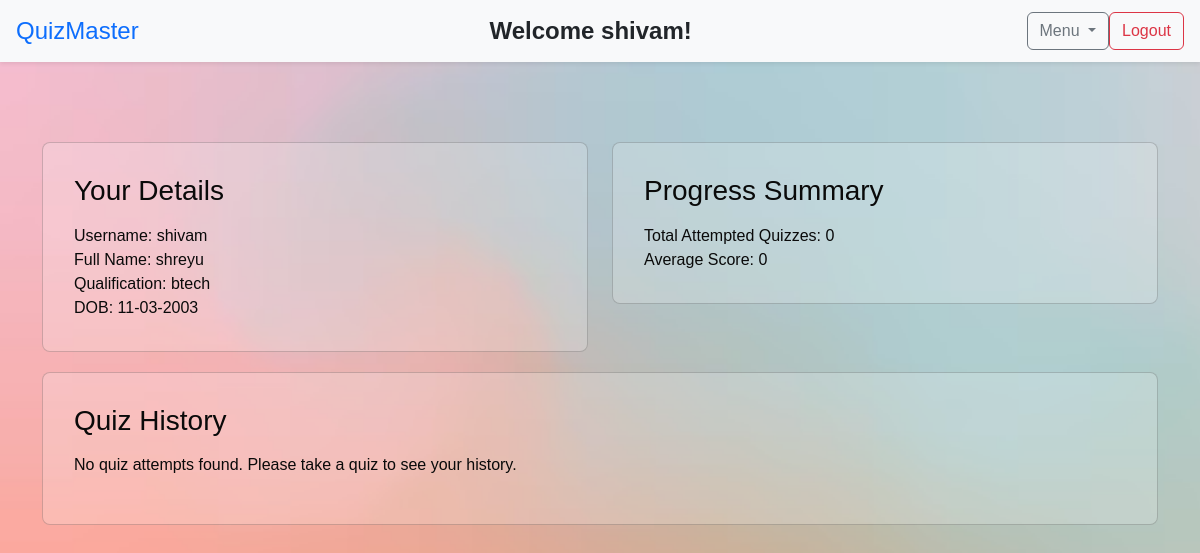
Before: /user_dashboard (signed in) with the older database file.
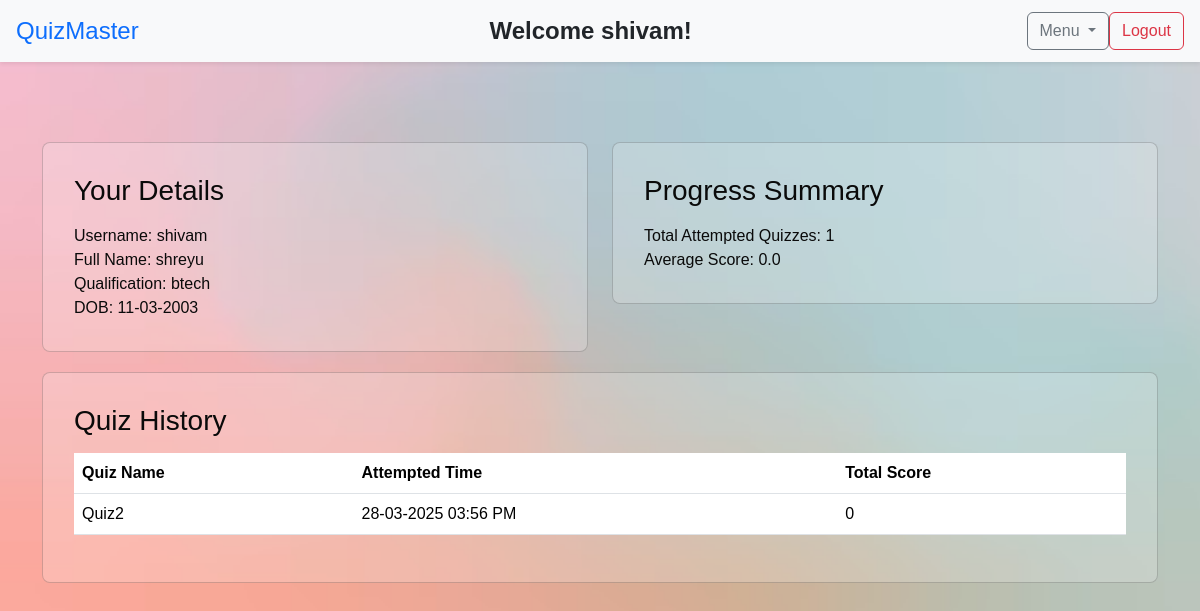
After: the same page with the newer database file.
### models/score.py (models this page shows)
class Score(db.Model):
    id = db.Column(db.Integer, primary_key=True)
    user_id = db.Column(db.Integer, db.ForeignKey('user.id'), nullable=False) #on
    quiz_id = db.Column(db.Integer, db.ForeignKey('quiz.id'), nullable=False)
    time_taken = db.Column(db.Time, nullable=False)
    total_score = db.Column(db.Integer, nullable=False)
    completed = db.Column(db.Boolean, default=False) #whenever user attempts a quiz set to true
    user = db.relationship('User', back_populates='scores')
    quiz = db.relationship('Quiz', back_populates='scores')

### models/quiz.py (models this page shows)
class Quiz(db.Model):
    id = db.Column(db.Integer, primary_key=True)
    quiz_title = db.Column(db.String(100), nullable=False)
    chapter_id = db.Column(db.Integer, db.ForeignKey('chapter.id'), nullable=False)
    date_of_quiz = db.Column(db.Date, nullable=False)
    time_of_quiz = db.Column(db.Time, nullable=False)
    remarks = db.Column(db.String(1000), nullable=False)
    duration = db.Column(db.Integer, nullable=False)
    chapter = db.relationship('Chapter', back_populates='quizzes')
    questions = db.relationship('Question', back_populates='quiz', cascade="all, delete-orphan")
    scores = db.relationship('Score', back_populates='quiz', cascade="all, delete-orphan")

### models/user.py (models this page shows, shortened)
class User(db.Model, UserMixin):
    id = db.Column(db.Integer, primary_key=True)
    username = db.Column(db.String(100), unique=True, nullable=False)
    password = db.Column(db.String(100), nullable=False)
    fullname = db.Column(db.String(100), nullable=False)
    role = db.Column(db.String(50), default='user')
    qualification = db.Column(db.String(100), nullable=False)
    dob = db.Column(db.Date, nullable=False)
    is_active = db.Column(db.Boolean, default=True)  # if user is active or not
    scores = db.relationship('Score', back_populates='user')  # this scores will fetch all the score related to the particular user
    time_stamp = db.Column(db.DateTime, default=lambda: datetime.now(), nullable=False) #lambda current time

### controllers/user.py (the view)
@user_bp.route('/user_dashboard')
@login_required
def user_dashboard():
    total_scores = db.session.query(func.sum(Score.total_score)).filter(Score.user_id==current_user.id).scalar() or 0
    total_attempts = db.session.query(func.count(Score.id)).filter(Score.user_id==current_user.id).scalar()
    scores = Score.query.filter(Score.user_id==current_user.id).all()
    average_score = total_scores / total_attempts if total_attempts > 0 else 0
    return render_template("user/user_dashboard.html", total_attempts=total_attempts, average_score=average_score, scores=scores,user=current_user)

### app.py (called while the page is built)
def create_app():
    app = Flask(__name__)
    app.config['SECRET_KEY'] = 'app123'
    app.config['SQLALCHEMY_DATABASE_URI'] = 'sqlite:///mentiquiz.db'
    app.config['SQLALCHEMY_TRACK_MODIFICATIONS'] = False
    app.config['CHART_FOLDER'] = os.path.join(app.root_path, 'static', 'charts')
    os.makedirs(app.config['CHART_FOLDER'], exist_ok=True)
    db.init_app(app)
    login_manager = LoginManager()
    login_manager.init_app(app)
    login_manager.login_view = "auth.login"
    @login_manager.user_loader
    def load_user(user_id):
        return db.session.get(User,int(user_id))
    app.register_blueprint(auth_bp)
    app.register_blueprint(admin_bp)
    app.register_blueprint(user_bp)
    with app.app_context():
        db.create_all()
        create_admin()
    return app

### templates/user/user_dashboard.html (shortened to what this page needs)
{% extends "base_user.html" %}
{% block navbar_user %}
{% include "navbar_user.html" %}
{% endblock %}
{% block content %}
    <section class="mb-6">
        <div class="row gap-6">
            <div class="col">
                <div class="card">
                    <div class="card-body">
                        <h3 class="mb-3">Your Details</h3>
                        <div class="detail-item">
                            <span class="detail-key">Username:</span>
                            <span class="detail-value">{{ current_user.username }}</span>
                        </div>
                        <div class="detail-item">
                            <span class="detail-key">Full Name:</span>
                            <span class="detail-value">{{ current_user.fullname }}</span>
                        </div>
                        <div class="detail-item">
                            <span class="detail-key">Qualification:</span>
                            <span class="detail-value">{{ current_user.qualification }}</span>
                        </div>
                        <div class="detail-item">
                            <span class="detail-key">DOB:</span>
                            <span class="detail-value">{{ current_user.dob.strftime("%d-%m-%Y") }}</span>
                        </div>
                    </div>
                </div>
            </div>
            <div class="col">
                <div class="card">
                    <div class="card-body">
                        <h3 class="mb-3">Progress Summary</h3>
                        <div class="detail-item">
                            <span class="detail-key">Total Attempted Quizzes:</span>
                            <span class="detail-value">{{ total_attempts }}</span>
                        </div>
                        <div class="detail-item">
                            <span class="detail-key">Average Score:</span>
                            <span class="detail-value">{{ average_score|round(2) }}</span>
                        </div>
                    </div>
                </div>
            </div>
        </div>
    </section>
    <section class="mb-6">
        <div class="card">
            <div class="card-body">
                <h3 class="mb-3">Quiz History</h3>
                <div class="table-container">
                    {% if scores %}
                    <table class="table">
                        <thead>
                            <tr>
                                <th>Quiz Name</th>
                                <th>Attempted Time</th>
                                <th>Total Score</th>
                            </tr>
                        </thead>
                        <tbody>
                            {% for score in scores %}
                            <tr>
                                <td>{{ score.quiz.quiz_title }}</td>
                                <td>{{ score.user.time_stamp.strftime("%d-%m-%Y  %I:%M %p") if score.user.time_stamp else '' }}</td>
                                <td>{{ score.total_score }}</td>
                            </tr>
                            {% endfor %}
                        </tbody>
                    </table>
                    {% else %}
                    <p>No quiz attempts found. Please take a quiz to see your history.</p>
                    {% endif %}
                </div>
            </div>
        </div>
    </section>
{% endblock %}

Changed rows visible on the page:
added Score: quiz.quiz_title "Quiz2", user.time_stamp "28-03-2025 03:56 PM", total_score "0"
Other visible differences:
{{ total_attempts }}: "0" → "1"
{{ average_score|round(2) }}: "0" → "0.0"
text no longer shown: "No quiz attempts found. Please take a quiz to see your history."
text now shown: "Quiz Name Attempted Time Total Score"
